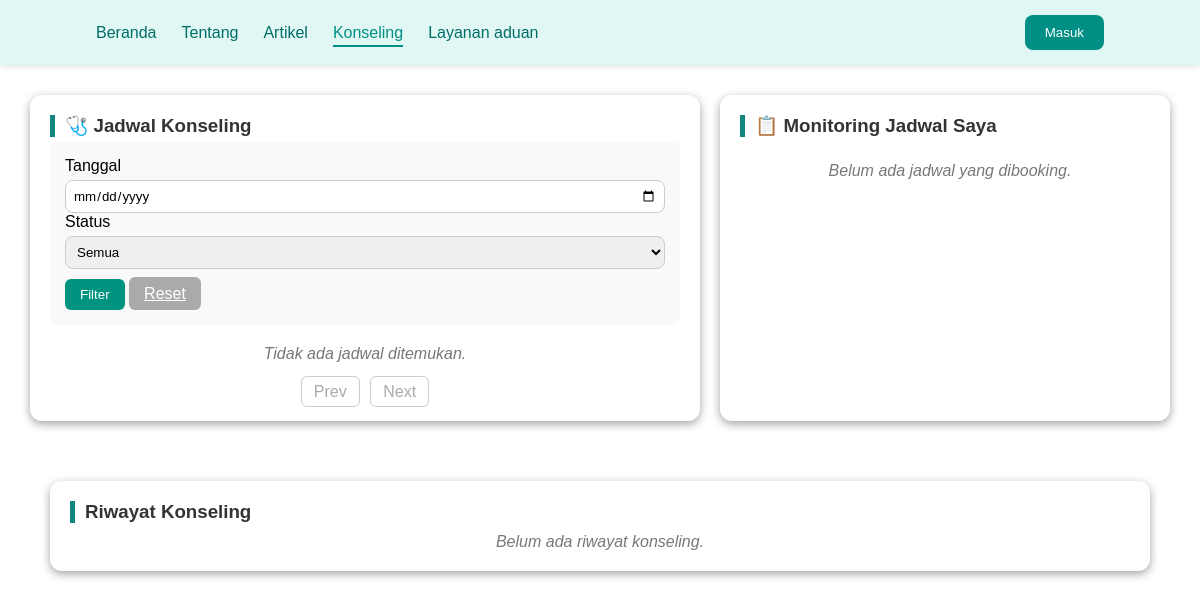
The app's page /daftar_jadwal.php, older data.
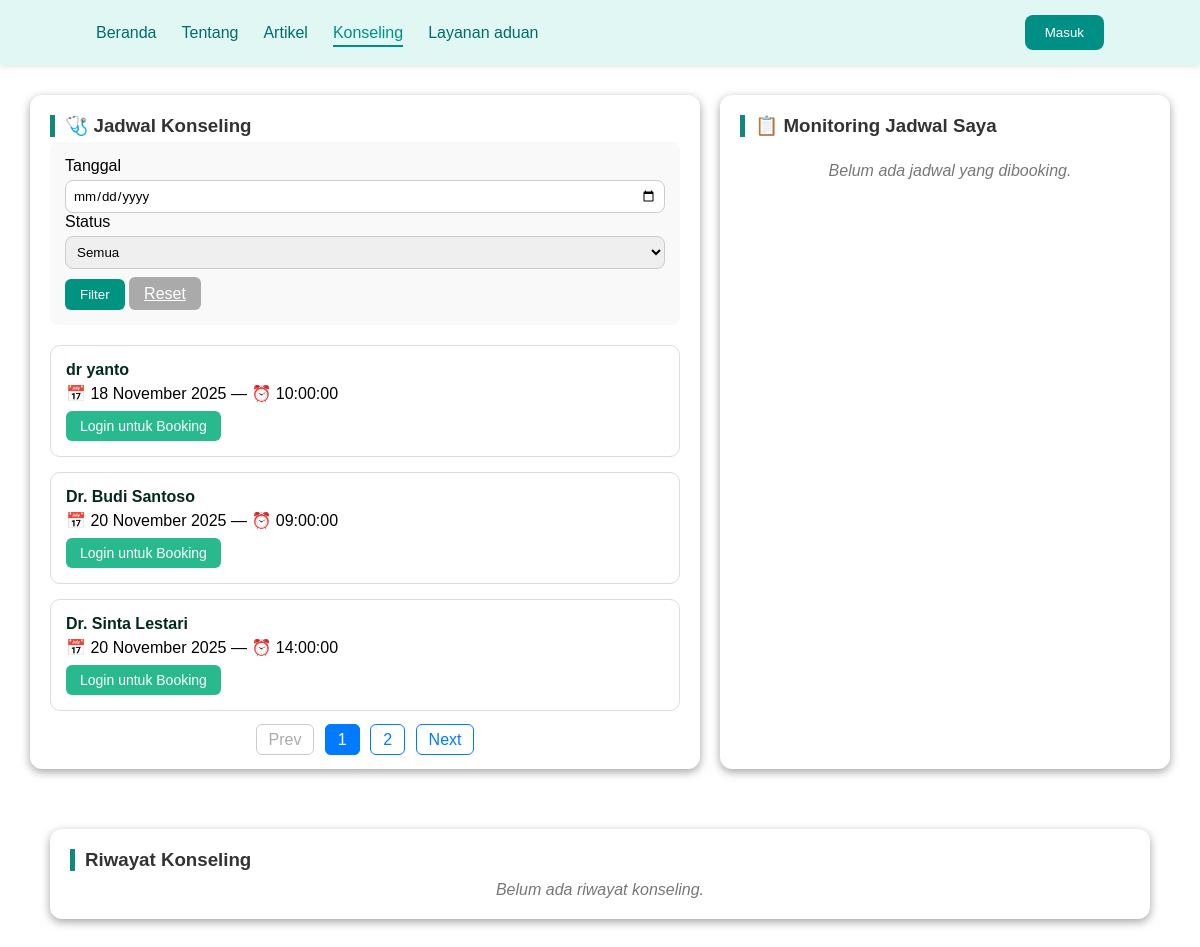
The same page, newer data.
### tables this page shows
CREATE TABLE `jadwal_dokter` (
  `jadwal_id` int(11) NOT NULL,
  `dokter_id` int(11) DEFAULT NULL,
  `tanggal` date DEFAULT NULL,
  `jam` time DEFAULT NULL,
  `status` enum('tersedia','penuh') DEFAULT 'tersedia'
);

CREATE TABLE `users` (
  `user_id` int(11) NOT NULL,
  `nama` varchar(100) DEFAULT NULL,
  `email` varchar(100) DEFAULT NULL,
  `password` varchar(255) DEFAULT NULL,
  `role` enum('dokter','pasien') DEFAULT NULL,
  `no_hp` varchar(20) DEFAULT NULL
);

### daftar_jadwal.php (the view, shortened to what the changed rows need)
<?php
include 'connection.php';
$pasien_id = isset($_SESSION['user_id']) ? $_SESSION['user_id'] : null;
$limit = 3;
$page  = isset($_GET['page']) ? (int)$_GET['page'] : 1;
$start = ($page - 1) * $limit;
$filter_query = "";
$sql_total = "
    SELECT COUNT(*) AS total
    FROM jadwal_dokter j
    JOIN users u ON j.dokter_id = u.user_id
    LEFT JOIN booking b ON j.jadwal_id = b.jadwal_id
    WHERE u.role='dokter'
    AND j.status = 'tersedia'
    AND b.booking_id IS NULL
    $filter_query
";
$result_total = mysqli_query($conn, $sql_total);
$total_rows   = mysqli_fetch_assoc($result_total)['total'];
$total_pages = ceil($total_rows / $limit);
$sql_jadwal = "
    SELECT j.*, u.nama AS nama_dokter
    FROM jadwal_dokter j
    JOIN users u ON j.dokter_id = u.user_id
    LEFT JOIN booking b ON j.jadwal_id = b.jadwal_id
    WHERE u.role='dokter'
    AND j.status = 'tersedia'
    AND b.booking_id IS NULL
    $filter_query
    ORDER BY j.tanggal ASC
    LIMIT $start, $limit
";
$query = mysqli_query($conn, $sql_jadwal);
?>
<!DOCTYPE html>
<html lang="id">
<head>
    <link rel="stylesheet" href="asset/css/jadwal.css">
    <link rel="stylesheet" href="asset/css/modal_testi.css">
</head>
<body>
    <div class="container">
        <div class="section left">
            <h3>🩺 Jadwal Konseling</h3>
            <div class="filter-box">
                <form method="GET">
                </form>
            </div>
            <?php if (mysqli_num_rows($query) > 0): ?>
                <?php while ($row = mysqli_fetch_assoc($query)): ?>
                    <div class="card">
                        <h4><?= $row['nama_dokter'] ?></h4>
                        <p>📅 <?= date('d F Y', strtotime($row['tanggal'])) ?> — ⏰ <?= $row['jam'] ?></p>
                        <?php if ($row['status'] == 'tersedia'): ?>
                            <?php if ($pasien_id): ?>
                                <a href="booking.php?jadwal_id=<?= $row['jadwal_id'] ?>" class="btn btn-booking">Booking</a>
                            <?php else: ?>
                                <a href="signin.php" class="btn btn-booking">Login untuk Booking</a>
                            <?php endif; ?>
                        <?php else: ?>
                            <p class="status penuh">❌ Penuh</p>
                            <button class="btn btn-disabled">Penuh</button>
                        <?php endif; ?>
                    </div>
                <?php endwhile; ?>
            <?php else: ?>
                <p class="no-data">Tidak ada jadwal ditemukan.</p>
            <?php endif; ?>
            <div class="pagination">
                <a href="?page=<?= $page - 1 ?>" class="<?= ($page <= 1) ? 'disabled' : '' ?>">Prev</a>
                <?php for ($i = 1; $i <= $total_pages; $i++): ?>
                    <a href="?page=<?= $i ?>" class="<?= ($page == $i) ? 'active' : '' ?>"><?= $i ?></a>
                <?php endfor; ?>
                <a href="?page=<?= $page + 1 ?>" class="<?= ($page >= $total_pages) ? 'disabled' : '' ?>">Next</a>
            </div>
        </div>
    </div>
</body>
</html>

Row changes from the older to the newer data that the page shows:
now on this page (row edited): jadwal_dokter: dokter.nama "dr yanto", tanggal "18 November 2025", jam "10:00:00", status "Login untuk Booking"
added jadwal_dokter: dokter.nama "Dr. Budi Santoso", tanggal "20 November 2025", jam "09:00:00", status "Login untuk Booking"
added jadwal_dokter: dokter.nama "Dr. Sinta Lestari", tanggal "20 November 2025", jam "14:00:00", status "Login untuk Booking"
Text that changed along with them:
new list line: "1"
new list line: "2"
text no longer shown: "Tidak ada jadwal ditemukan."
